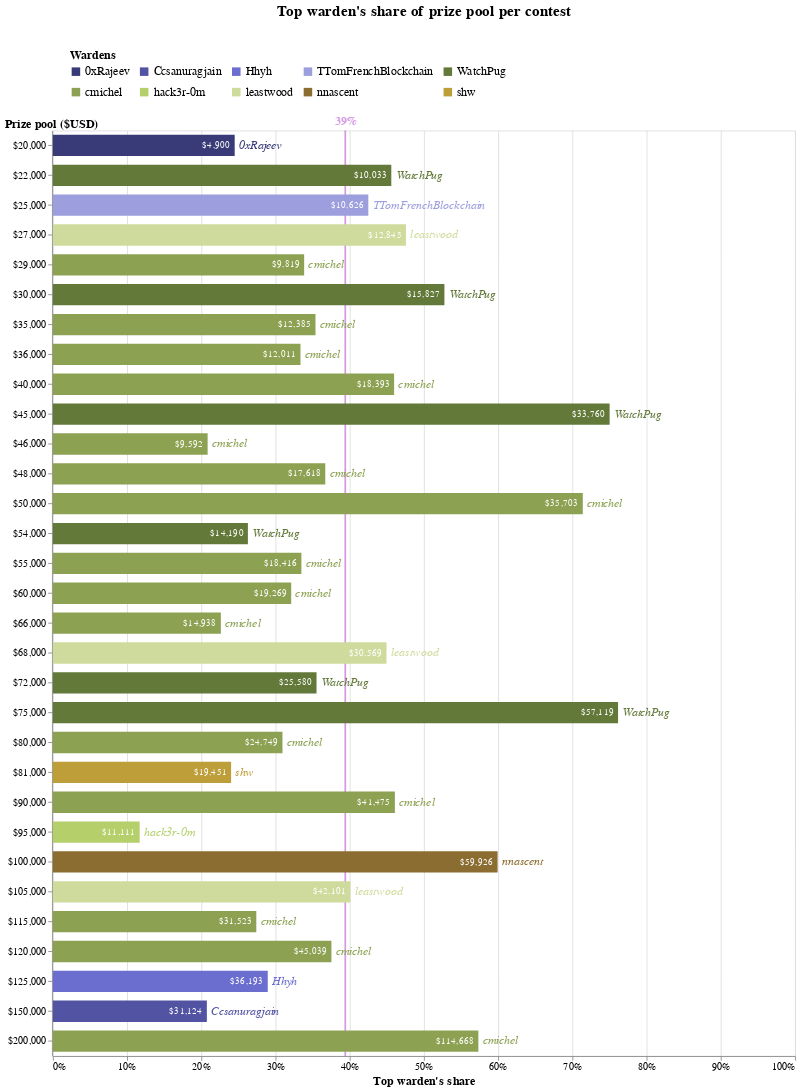

The notebook cell this image was saved under:
### Markdown cell above
### Warden selection
Click on the legend to highlight the data for selected wardens – *use shift+left click for selecting multiple wardens*

### Code cell
(mean_rule_line + \
 mean_rule_label + \
 bars + \
 wardens_labels + \
 shares_labels
).properties(
    title="Top warden's share of prize pool per contest",
    width=870,
    height=alt.Step(bar_size + bar_spacing)
).configure_title(
    anchor='middle',
    fontSize=18,
    offset=15
).configure_axis(
    labelFontSize=12,
    titleFontSize=14
)

### Figure 1 — Vega-Lite specification as saved in the notebook (floating-point values rounded to 4 significant figures)
{"config": {"view": {"continuousWidth": 400, "continuousHeight": 300}, "axis": {"labelFontSize": 12, "titleFontSize": 14}, "title": {"anchor": "middle", "fontSize": 18, "offset": 15}}, "layer": [{"mark": {"type": "rule", "color": "mediumorchid", "opacity": 0.6, "size": 2, "strokeDash": [0]}, "encoding": {"x": {"aggregate": "mean", "field": "prize_money_share", "type": "quantitative"}}, "transform": [{"calculate": "max(datum.prize_money) / datum.prize_pool", "as": "prize_money_share"}]}, {"mark": {"type": "text", "align": "center", "baseline": "middle", "color": "mediumorchid", "fontSize": 14, "fontStyle": "bold", "opacity": 0.6}, "encoding": {"text": {"aggregate": "mean", "field": "prize_money_share", "format": ".0%", "type": "quantitative"}, "x": {"aggregate": "mean", "field": "prize_money_share", "type": "quantitative"}, "y": {"value": -10}}, "transform": [{"calculate": "max(datum.prize_money) / datum.prize_pool", "as": "prize_money_share"}]}, {"mark": {"type": "bar", "size": 25}, "encoding": {"color": {"field": "handle", "legend": {"columns": 5, "labelFontSize": 14, "orient": "top", "padding": 20, "rowPadding": 10, "symbolType": "square", "title": "Wardens", "titleFontSize": 14}, "scale": {"scheme": "category20b"}, "type": "nominal"}, "opacity": {"condition": {"value": 1, "selection": "selector001"}, "value": 0.2}, "x": {"axis": {"format": "%", "gridDash": [0], "tickCount": 10, "title": "Top warden's share"}, "field": "prize_money_share", "scale": {"domain": [0, 1]}, "type": "quantitative"}, "y": {"axis": {"format": "$,", "offset": 1, "title": "Prize pool ($USD)", "titleAnchor": "start", "titleAngle": 0}, "field": "prize_pool", "type": "ordinal"}}, "selection": {"selector001": {"type": "multi", "fields": ["handle"], "bind": "legend"}}, "transform": [{"calculate": "max(datum.prize_money) / datum.prize_pool", "as": "prize_money_share"}]}, {"mark": {"type": "text", "align": "left", "baseline": "middle", "dx": 5.0, "fontSize": 14, "fontStyle": "italic"}, "encoding": {"color": {"field": "handle", "legend": {"columns": 5, "labelFontSize": 14, "orient": "top", "padding": 20, "rowPadding": 10, "symbolType": "square", "title": "Wardens", "titleFontSize": 14}, "scale": {"scheme": "category20b"}, "type": "nominal"}, "text": {"field": "handle", "type": "nominal"}, "x": {"axis": {"format": "%", "gridDash": [0], "tickCount": 10, "title": "Top warden's share"}, "field": "prize_money_share", "scale": {"domain": [0, 1]}, "type": "quantitative"}, "y": {"axis": {"format": "$,", "offset": 1, "title": "Prize pool ($USD)", "titleAnchor": "start", "titleAngle": 0}, "field": "prize_pool", "type": "ordinal"}}, "transform": [{"calculate": "max(datum.prize_money) / datum.prize_pool", "as": "prize_money_share"}]}, {"mark": {"type": "text", "align": "right", "baseline": "middle", "dx": -5.0}, "encoding": {"color": {"value": "white"}, "text": {"field": "prize_money", "format": "$,.0f", "type": "quantitative"}, "x": {"axis": {"format": "%", "gridDash": [0], "tickCount": 10, "title": "Top warden's share"}, "field": "prize_money_share", "scale": {"domain": [0, 1]}, "type": "quantitative"}, "y": {"axis": {"format": "$,", "offset": 1, "title": "Prize pool ($USD)", "titleAnchor": "start", "titleAngle": 0}, "field": "prize_pool", "type": "ordinal"}}, "transform": [{"calculate": "max(datum.prize_money) / datum.prize_pool", "as": "prize_money_share"}]}], "data": {"name": "data-233c80e55b993567756da24f8d6dca86"}, "height": {"step": 35}, "title": "Top warden's share of prize pool per contest", "width": 870, "$schema": "https://vega.github.io/schema/vega-lite/v4.17.0.json", "datasets": {"data-233c80e55b993567756da24f8d6dca86": [{"contest_report_repo": null, "contest_sponsor": "aurafinance", "contest_desc": "Providing optimal incentives for VotingEscrow systems.", "start": "2022-05-11T00:00:00", "end": "2022-05-25T00:00:00", "prize_pool": 150000.0, "handle": "Ccsanuragjain", "prize_money": 31120.0, "total_reports": 8, "high_all": 1, "high_solo": 1, "med_all": 5, "med_solo": 1, "gas_all": 1}, {"contest_report_repo": "2022-05-alchemix", "contest_sponsor": "alchemix", "contest_desc": "A protocol for self-repaying loans with no liquidation risk.", "start": "2022-05-04T00:00:00", "end": "2022-05-18T00:00:00", "prize_pool": 125000.0, "handle": "Hhyh", "prize_money": 36190.0, "total_reports": 8, "high_all": 0, "high_solo": 0, "med_all": 7, "med_solo": 5, "gas_all": 0}, {"contest_report_repo": null, "contest_sponsor": "skale", "contest_desc": "The only Ethereum native multichain scaling network.", "start": "2022-02-17T00:00:00", "end": "2022-03-03T00:00:00", "prize_pool": 115000.0, "handle": "cmichel", "prize_money": 31520.0, "total_reports": 6, "high_all": 1, "high_solo": 1, "med_all": 4, "med_solo": 1, "gas_all": 0}, {"contest_report_repo": "2022-01-yield", "contest_sponsor": "yield-convex", "contest_desc": "Fixed-rate borrowing and lending on Ethereum", "start": "2022-01-27T00:00:00", "end": "2022-01-30T00:00:00", "prize_pool": 27000.0, "handle": "leastwood", "prize_money": 12840.0, "total_reports": 3, "high_all": 2, "high_solo": 1, "med_all": 1, "med_solo": 0, "gas_all": 0}, {"contest_report_repo": "2022-01-behodler", "contest_sponsor": "behodler", "contest_desc": "Ethereum liquidity protocol powered by token bonding curves.", "start": "2022-01-26T00:00:00", "end": "2022-02-02T00:00:00", "prize_pool": 81000.0, "handle": "shw", "prize_money": 19450.0, "total_reports": 9, "high_all": 4, "high_solo": 2, "med_all": 3, "med_solo": 1, "gas_all": 0}, {"contest_report_repo": "2022-01-notional", "contest_sponsor": "notional", "contest_desc": "Fixed rates, now in crypto.", "start": "2022-01-26T00:00:00", "end": "2022-02-02T00:00:00", "prize_pool": 68000.0, "handle": "leastwood", "prize_money": 30570.0, "total_reports": 10, "high_all": 2, "high_solo": 1, "med_all": 4, "med_solo": 3, "gas_all": 0}, {"contest_report_repo": "2022-01-elasticswap", "contest_sponsor": "elasticswap", "contest_desc": "The first AMM for Elastic Supply Tokens.", "start": "2022-01-19T00:00:00", "end": "2022-01-26T00:00:00", "prize_pool": 45000.0, "handle": "WatchPug", "prize_money": 33760.0, "total_reports": 14, "high_all": 2, "high_solo": 2, "med_all": 1, "med_solo": 0, "gas_all": 10}, {"contest_report_repo": "2022-01-insure", "contest_sponsor": "insuredao", "contest_desc": "Anyone can create an insurance pool like Uniswap.", "start": "2022-01-06T00:00:00", "end": "2022-01-13T00:00:00", "prize_pool": 72000.0, "handle": "WatchPug", "prize_money": 25580.0, "total_reports": 72, "high_all": 18, "high_solo": 10, "med_all": 4, "med_solo": 0, "gas_all": 38}, {"contest_report_repo": "2022-01-sandclock", "contest_sponsor": "sandclock", "contest_desc": "The Next Generation of Wealth Creation.", "start": "2022-01-05T00:00:00", "end": "2022-01-12T00:00:00", "prize_pool": 54000.0, "handle": "WatchPug", "prize_money": 14190.0, "total_reports": 12, "high_all": 3, "high_solo": 1, "med_all": 6, "med_solo": 4, "gas_all": 0}, {"contest_report_repo": "2022-01-xdefi", "contest_sponsor": "xdefi", "contest_desc": "The fastest wallet in DeFi.", "start": "2022-01-03T00:00:00", "end": "2022-01-06T00:00:00", "prize_pool": 22000.0, "handle": "WatchPug", "prize_money": 10030.0, "total_reports": 21, "high_all": 1, "high_solo": 1, "med_all": 1, "med_solo": 0, "gas_all": 11}, {"contest_report_repo": "2021-12-vader", "contest_sponsor": "vaderprotocol", "contest_desc": "Liquidity Protocol anchored by Native Stablecoin with Slip-Based Fees AMM, IL protection and Synthetics.", "start": "2021-12-20T00:00:00", "end": "2021-12-25T00:00:00", "prize_pool": 25000.0, "handle": "TTomFrenchBlockchain", "prize_money": 10630.0, "total_reports": 24, "high_all": 9, "high_solo": 4, "med_all": 5, "med_solo": 4, "gas_all": 7}, {"contest_report_repo": "2021-12-maple", "contest_sponsor": "maplefinance", "contest_desc": "Institutional capital marketplace powered by blockchain technology.", "start": "2021-12-01T00:00:00", "end": "2021-12-08T00:00:00", "prize_pool": 75000.0, "handle": "WatchPug", "prize_money": 57120.0, "total_reports": 15, "high_all": 1, "high_solo": 1, "med_all": 2, "med_solo": 2, "gas_all": 8}, {"contest_report_repo": "2021-11-streaming", "contest_sponsor": "streamingprotocol", "contest_desc": null, "start": "2021-11-30T00:00:00", "end": "2021-12-07T00:00:00", "prize_pool": 95000.0, "handle": "hack3r-0m", "prize_money": 11110.0, "total_reports": 5, "high_all": 3, "high_solo": 1, "med_all": 0, "med_solo": 0, "gas_all": 0}, {"contest_report_repo": "2021-11-overlay", "contest_sponsor": "overlayprotocol", "contest_desc": "A protocol for trading #DeFi data streams.", "start": "2021-11-15T00:00:00", "end": "2021-11-22T00:00:00", "prize_pool": 46000.0, "handle": "cmichel", "prize_money": 9592.0, "total_reports": 5, "high_all": 1, "high_solo": 1, "med_all": 2, "med_solo": 0, "gas_all": 0}, {"contest_report_repo": "2021-11-fairside", "contest_sponsor": "fairside", "contest_desc": "Decentralized Cost Sharing Network.", "start": "2021-11-08T00:00:00", "end": "2021-11-11T00:00:00", "prize_pool": 29000.0, "handle": "cmichel", "prize_money": 9819.0, "total_reports": 9, "high_all": 3, "high_solo": 1, "med_all": 0, "med_solo": 0, "gas_all": 2}, {"contest_report_repo": "2021-10-tally", "contest_sponsor": "tally", "contest_desc": "The community owned and operated Web3 wallet.", "start": "2021-10-19T00:00:00", "end": "2021-10-22T00:00:00", "prize_pool": 30000.0, "handle": "WatchPug", "prize_money": 15830.0, "total_reports": 12, "high_all": 2, "high_solo": 1, "med_all": 2, "med_solo": 1, "gas_all": 4}, {"contest_report_repo": "2021-10-covalent", "contest_sponsor": "covalent", "contest_desc": "One unified API. One billion possibilities.", "start": "2021-10-18T00:00:00", "end": "2021-10-21T00:00:00", "prize_pool": 36000.0, "handle": "cmichel", "prize_money": 12010.0, "total_reports": 4, "high_all": 1, "high_solo": 1, "med_all": 0, "med_solo": 0, "gas_all": 1}, {"contest_report_repo": "2021-10-ambire", "contest_sponsor": "ambire", "contest_desc": "Fastest & simplest way to get into crypto and DeFi even without previous experience.", "start": "2021-10-14T00:00:00", "end": "2021-10-18T00:00:00", "prize_pool": 35000.0, "handle": "cmichel", "prize_money": 12390.0, "total_reports": 10, "high_all": 2, "high_solo": 1, "med_all": 0, "med_solo": 0, "gas_all": 2}, {"contest_report_repo": "2021-10-pooltogether", "contest_sponsor": "pooltogetherv4", "contest_desc": "A protocol for no loss prize savings on Ethereum", "start": "2021-10-06T00:00:00", "end": "2021-10-13T00:00:00", "prize_pool": 105000.0, "handle": "leastwood", "prize_money": 42100.0, "total_reports": 7, "high_all": 1, "high_solo": 1, "med_all": 1, "med_solo": 1, "gas_all": 0}, {"contest_report_repo": "2021-10-tracer", "contest_sponsor": "tracer", "contest_desc": "Tracer Perpetual Pools: No margins. No liquidations. Fully fungible tokens for the DeFi economy.", "start": "2021-10-06T00:00:00", "end": "2021-10-13T00:00:00", "prize_pool": 50000.0, "handle": "cmichel", "prize_money": 35700.0, "total_reports": 22, "high_all": 0, "high_solo": 0, "med_all": 6, "med_solo": 4, "gas_all": 6}, {"contest_report_repo": "2021-09-sushimiso", "contest_sponsor": "sushimiso", "contest_desc": "Part of the Sushi’s product ecosystem in advancing seamless token and auction launchpad for projects.", "start": "2021-09-08T00:00:00", "end": "2021-09-15T00:00:00", "prize_pool": 80000.0, "handle": "cmichel", "prize_money": 24750.0, "total_reports": 18, "high_all": 2, "high_solo": 1, "med_all": 0, "med_solo": 0, "gas_all": 2}, {"contest_report_repo": "2021-09-bvecvx", "contest_sponsor": "bvecvxbybadgerdao", "contest_desc": "Building Products to Bring BTC to DeFi.", "start": "2021-09-01T00:00:00", "end": "2021-09-08T00:00:00", "prize_pool": 90000.0, "handle": "cmichel", "prize_money": 41470.0, "total_reports": 45, "high_all": 3, "high_solo": 0, "med_all": 6, "med_solo": 6, "gas_all": 3}, {"contest_report_repo": "2021-08-notional", "contest_sponsor": "notional", "contest_desc": "Fixed rates, now in crypto.", "start": "2021-08-25T00:00:00", "end": "2021-09-08T00:00:00", "prize_pool": 200000.0, "handle": "cmichel", "prize_money": 114700.0, "total_reports": 52, "high_all": 14, "high_solo": 10, "med_all": 10, "med_solo": 8, "gas_all": 0}, {"contest_report_repo": "2021-08-gravitybridge", "contest_sponsor": "gravitybridge", "contest_desc": "An open and decentralized Eth–Cosmos bridge.", "start": "2021-08-25T00:00:00", "end": "2021-09-08T00:00:00", "prize_pool": 100000.0, "handle": "nnascent", "prize_money": 59930.0, "total_reports": 13, "high_all": 3, "high_solo": 3, "med_all": 2, "med_solo": 2, "gas_all": 0}, {"contest_report_repo": "2021-07-pooltogether", "contest_sponsor": "pooltogethermicro#1", "contest_desc": "A protocol for no loss prize savings on Ethereum", "start": "2021-07-28T00:00:00", "end": "2021-07-31T00:00:00", "prize_pool": 20000.0, "handle": "0xRajeev", "prize_money": 4900.0, "total_reports": 14, "high_all": 2, "high_solo": 0, "med_all": 2, "med_solo": 1, "gas_all": 5}, {"contest_report_repo": "2021-06-pooltogether", "contest_sponsor": "pooltogether", "contest_desc": "A protocol for no loss prize savings on Ethereum", "start": "2021-06-16T00:00:00", "end": "2021-06-23T00:00:00", "prize_pool": 60000.0, "handle": "cmichel", "prize_money": 19270.0, "total_reports": 14, "high_all": 3, "high_solo": 2, "med_all": 3, "med_solo": 1, "gas_all": 6}, {"contest_report_repo": "2021-05-fairside", "contest_sponsor": "fairside", "contest_desc": "FairSide Network", "start": "2021-05-19T00:00:00", "end": "2021-05-26T00:00:00", "prize_pool": 55000.0, "handle": "cmichel", "prize_money": 18420.0, "total_reports": 14, "high_all": 5, "high_solo": 2, "med_all": 4, "med_solo": 2, "gas_all": 0}, {"contest_report_repo": "2021-05-88mph", "contest_sponsor": "88mph", "contest_desc": "Lend your crypto assets at a fixed-interest rate", "start": "2021-05-12T00:00:00", "end": "2021-05-19T00:00:00", "prize_pool": 48000.0, "handle": "cmichel", "prize_money": 17620.0, "total_reports": 4, "high_all": 0, "high_solo": 0, "med_all": 2, "med_solo": 2, "gas_all": 0}, {"contest_report_repo": "2021-05-nftx", "contest_sponsor": "nftx", "contest_desc": "A community-owned protocol for NFT index funds", "start": "2021-05-05T00:00:00", "end": "2021-05-11T00:00:00", "prize_pool": 66000.0, "handle": "cmichel", "prize_money": 14940.0, "total_reports": 14, "high_all": 3, "high_solo": 0, "med_all": 4, "med_solo": 3, "gas_all": 2}, {"contest_report_repo": "2021-04-basedloans", "contest_sponsor": "basedloans", "contest_desc": "Compound's degenerate brother", "start": "2021-04-28T00:00:00", "end": "2021-05-04T00:00:00", "prize_pool": 40000.0, "handle": "cmichel", "prize_money": 18390.0, "total_reports": 14, "high_all": 2, "high_solo": 2, "med_all": 2, "med_solo": 2, "gas_all": 0}, {"contest_report_repo": "2021-04-vader", "contest_sponsor": "vaderprotocol", "contest_desc": "Capital efficient liquidity protocol", "start": "2021-04-21T00:00:00", "end": "2021-04-28T00:00:00", "prize_pool": 120000.0, "handle": "cmichel", "prize_money": 45040.0, "total_reports": 62, "high_all": 30, "high_solo": 18, "med_all": 12, "med_solo": 6, "gas_all": 10}]}}
